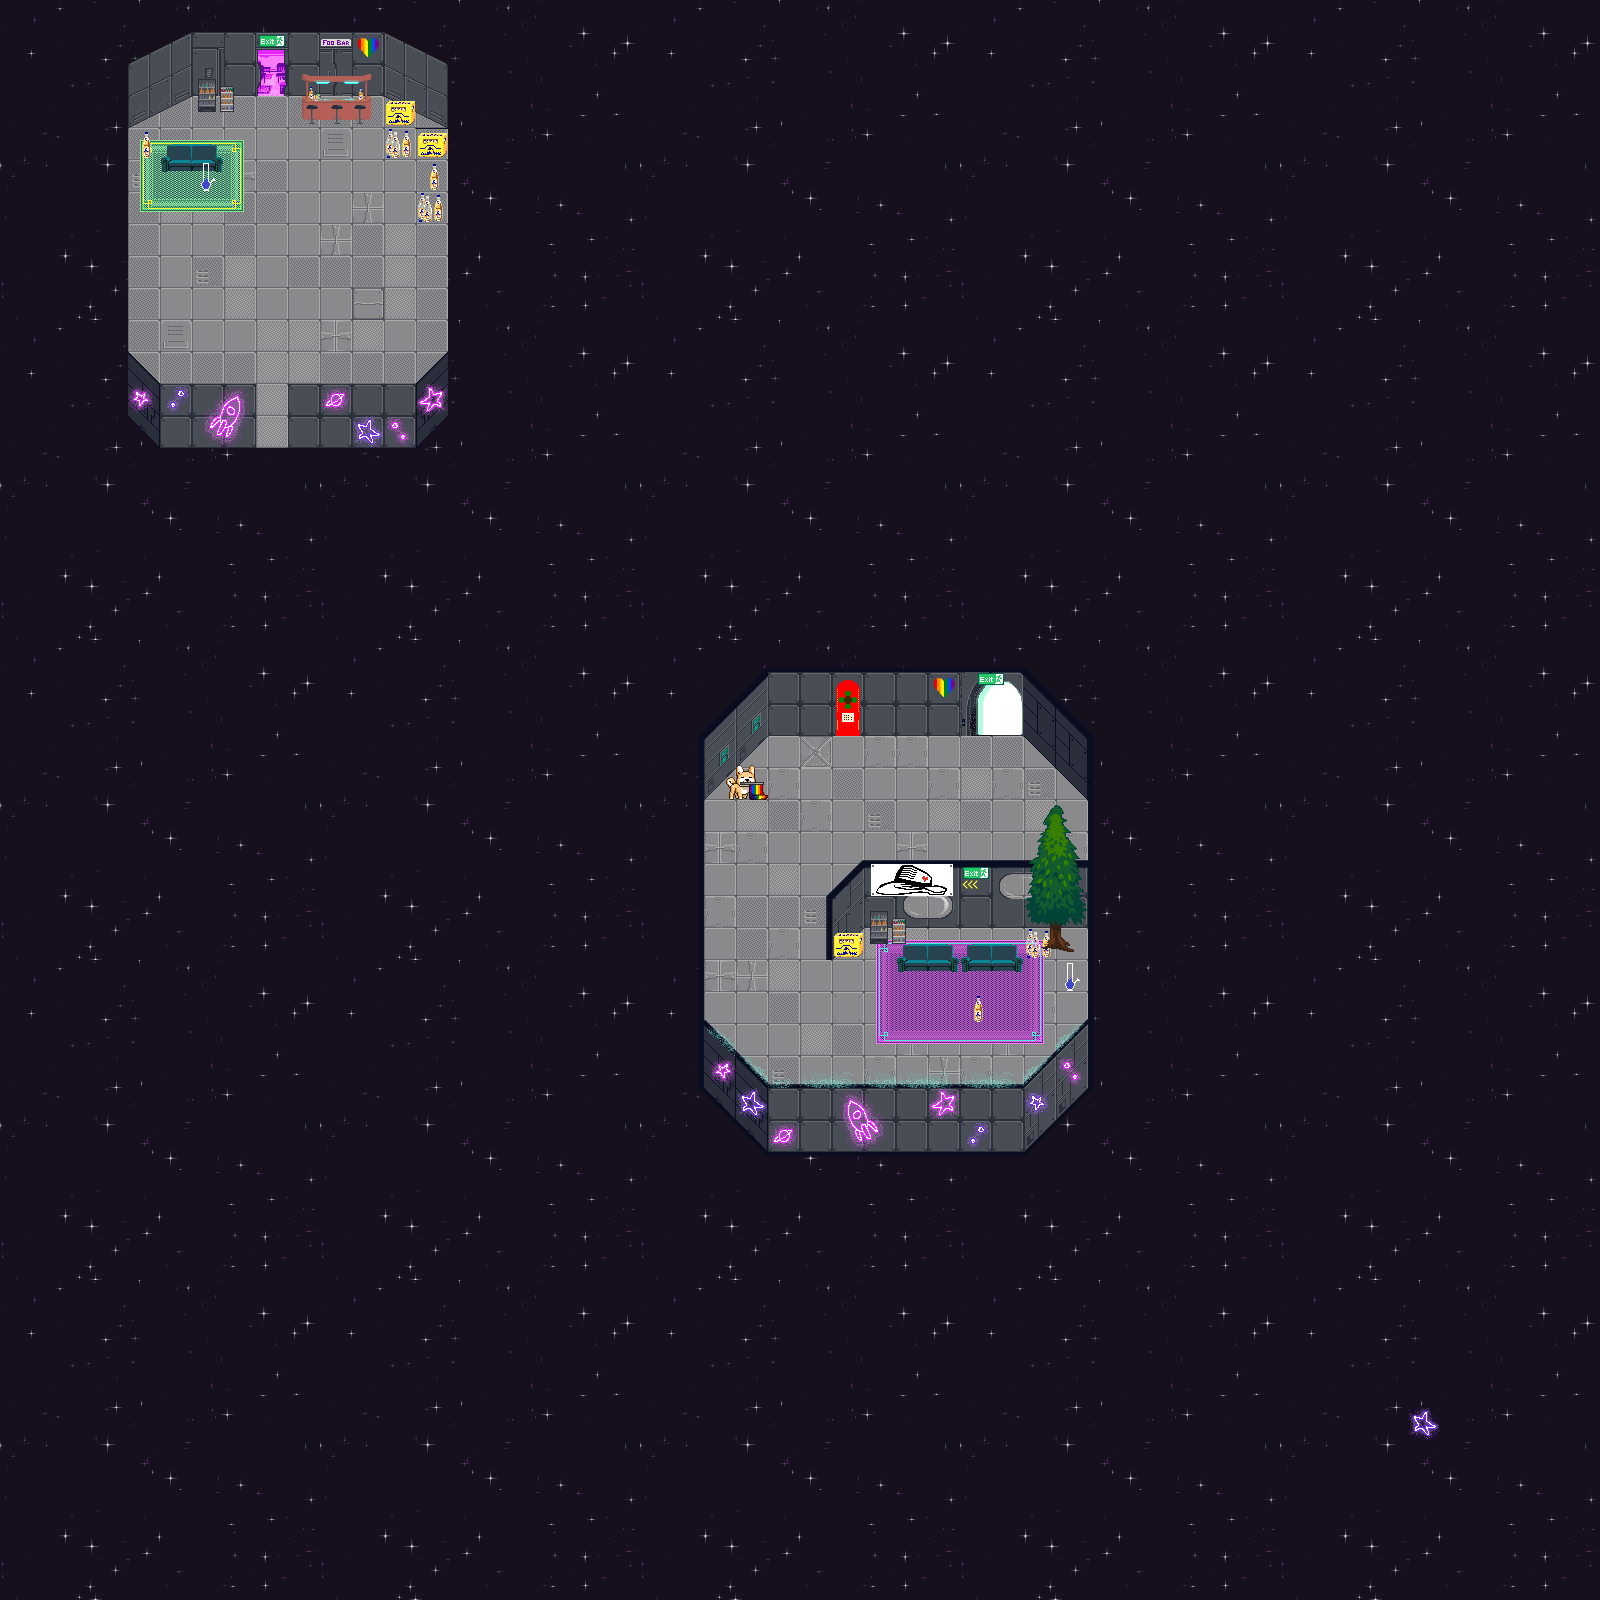

This game map was drawn from its Tiled (.tmx) file and the tilesets committed beside it. A one-line description and the trimmed map source follow:
An orthogonal 50x50 tile map with 32x32 px tiles, 20 tile layers (collides, start, exitUrl, jitsi, ...), 8 tilesets.

<map version="1.4" tiledversion="1.4.3" orientation="orthogonal" renderorder="right-down" width="50" height="50" tilewidth="32" tileheight="32" infinite="0" nextlayerid="49" nextobjectid="4">
 <editorsettings>
  <export target="main.json" format="json" />
 </editorsettings>
 <tileset firstgid="1" name="mapUtilities_mod" tilewidth="32" tileheight="32" tilecount="11" columns="11">
  <image source="tiles/mapUtilities_mod.png" width="352" height="32" />
  <tile id="3">
   <properties>
    <property name="collides" type="bool" value="true" />
   </properties>
  </tile>
 </tileset>
 <tileset firstgid="12" name="rc3-mullana-stars" tilewidth="32" tileheight="32" tilecount="100" columns="10">
  <image source="tiles/rc3-mullana-stars.png" width="320" height="320" />
 </tileset>
 <tileset firstgid="112" name="rc3-mullana-floor-wall" tilewidth="32" tileheight="32" tilecount="256" columns="16">
  <image source="tiles/rc3-mullana-floor-wall.png" width="512" height="512" />
 </tileset>
 <tileset firstgid="368" name="rc3-mullana-overlay" tilewidth="32" tileheight="32" tilecount="512" columns="16">
  <image source="tiles/rc3-mullana-overlay.png" width="512" height="1024" />
 </tileset>
 <tileset firstgid="880" name="rc3-mullana-functionary" tilewidth="32" tileheight="32" tilecount="256" columns="16">
  <image source="tiles/rc3-mullana-functionary.png" width="512" height="512" />
 </tileset>
 <tileset firstgid="1136" name="rc3-mullana-objects" tilewidth="32" tileheight="32" tilecount="128" columns="16">
  <image source="tiles/rc3-mullana-objects.png" width="512" height="256" />
 </tileset>
 <tileset firstgid="1264" name="go-spritesheet" tilewidth="32" tileheight="32" tilecount="28" columns="4">
  <image source="tiles/go-tiles/go-spritesheet.png" width="128" height="224" />
  <tile id="20">
   <animation>
    <frame tileid="20" duration="200" />
    <frame tileid="21" duration="200" />
    <frame tileid="22" duration="200" />
   </animation>
  </tile>
 </tileset>
 <tileset firstgid="1292" name="dog" tilewidth="32" tileheight="32" tilecount="4" columns="2">
  <image source="tiles/go-tiles/dog.png" width="64" height="64" />
 </tileset>
 <layer id="29" name="collides" width="50" height="50">
  <data>[2500 cells, 658 non-empty, 1 distinct tile ids]</data>
 </layer>
 <layer id="31" name="start" width="50" height="50">
  <properties>
   <property name="startLayer" type="bool" value="true" />
  </properties>
  <data>[2500 cells, 1 non-empty, 1 distinct tile ids]</data>
 </layer>
 <layer id="30" name="exitUrl" width="50" height="50">
  <properties>
   <property name="exitUrl" value="{&lt;lobby&gt;/maps/generic-assemblies.json#start_geheimorganisation}" />
  </properties>
  <data>[2500 cells, 3 non-empty, 1 distinct tile ids]</data>
 </layer>
 <layer id="43" name="jitsi" width="50" height="50">
  <properties>
   <property name="jitsiRoom" value="shared geheimorganisation" />
   <property name="silent" type="bool" value="true" />
  </properties>
  <data>[2500 cells, 38 non-empty, 1 distinct tile ids]</data>
 </layer>
 <layer id="48" name="secretJitsi" width="50" height="50">
  <properties>
   <property name="jitsiRoom" value="shared geheimorga" />
   <property name="silent" type="bool" value="true" />
  </properties>
  <data>[2500 cells, 12 non-empty, 1 distinct tile ids]</data>
 </layer>
 <layer id="38" name="universe" width="50" height="50">
  <data>[2500 cells, 2500 non-empty, 100 distinct tile ids]</data>
 </layer>
 <layer id="23" name="floor" width="50" height="50">
  <data>[2500 cells, 220 non-empty, 12 distinct tile ids]</data>
 </layer>
 <layer id="46" name="dog" width="50" height="50">
  <properties>
   <property name="playAudio" value="sounds/bark.mp3" />
   <property name="silent" type="bool" value="true" />
  </properties>
  <data>[2500 cells, 4 non-empty, 4 distinct tile ids]</data>
 </layer>
 <layer id="21" name="backwalls" width="50" height="50">
  <data>[2500 cells, 70 non-empty, 33 distinct tile ids]</data>
 </layer>
 <layer id="35" name="gluecksmelodie" width="50" height="50">
  <properties>
   <property name="getBadge" value="WHRDWriMSI5tu6mKO0xkoDUwWzVgawBKzT6MHckrYd1lgiTFxR" />
   <property name="playAudio" value="sounds/gluecksmelodienautomat.mp3" />
   <property name="silent" type="bool" value="true" />
  </properties>
  <data>[2500 cells, 6 non-empty, 3 distinct tile ids]</data>
 </layer>
 <layer id="26" name="exit-door" width="50" height="50">
  <data>[2500 cells, 4 non-empty, 4 distinct tile ids]</data>
 </layer>
 <layer id="32" name="jitsi-carpet" width="50" height="50">
  <data>[2500 cells, 37 non-empty, 19 distinct tile ids]</data>
 </layer>
 <layer id="34" name="jitsi-couch" width="50" height="50">
  <data>[2500 cells, 12 non-empty, 4 distinct tile ids]</data>
 </layer>
 <layer id="37" name="jitsi-flaschen" width="50" height="50">
  <data>[2500 cells, 10 non-empty, 4 distinct tile ids]</data>
 </layer>
 <layer id="44" name="jitsi-bong" width="50" height="50">
  <properties>
   <property name="getBadge" value="ExCj8J5mZzJiUyYDPdwOEgIi0OZKO4FpGjdkXUBGDlowhi43Hj" />
   <property name="playAudio" value="sounds/bong.mp3" />
   <property name="silent" type="bool" value="true" />
  </properties>
  <data>[2500 cells, 2 non-empty, 1 distinct tile ids]</data>
 </layer>
 <layer id="47" name="jitsi-bar" width="50" height="50">
  <data>[2500 cells, 10 non-empty, 10 distinct tile ids]</data>
 </layer>
 <objectgroup id="40" name="floorLayer" />
 <layer id="22" name="ceiling" width="50" height="50">
  <data>[2500 cells, 119 non-empty, 12 distinct tile ids]</data>
 </layer>
 <layer id="36" name="jitsi-zeugs" width="50" height="50">
  <data>[2500 cells, 32 non-empty, 24 distinct tile ids]</data>
 </layer>
 <layer id="41" name="frontwalls" width="50" height="50">
  <data>[2500 cells, 49 non-empty, 8 distinct tile ids]</data>
 </layer>
 <layer id="45" name="frontwalls-decor" width="50" height="50">
  <data>[2500 cells, 43 non-empty, 23 distinct tile ids]</data>
 </layer>
</map>
